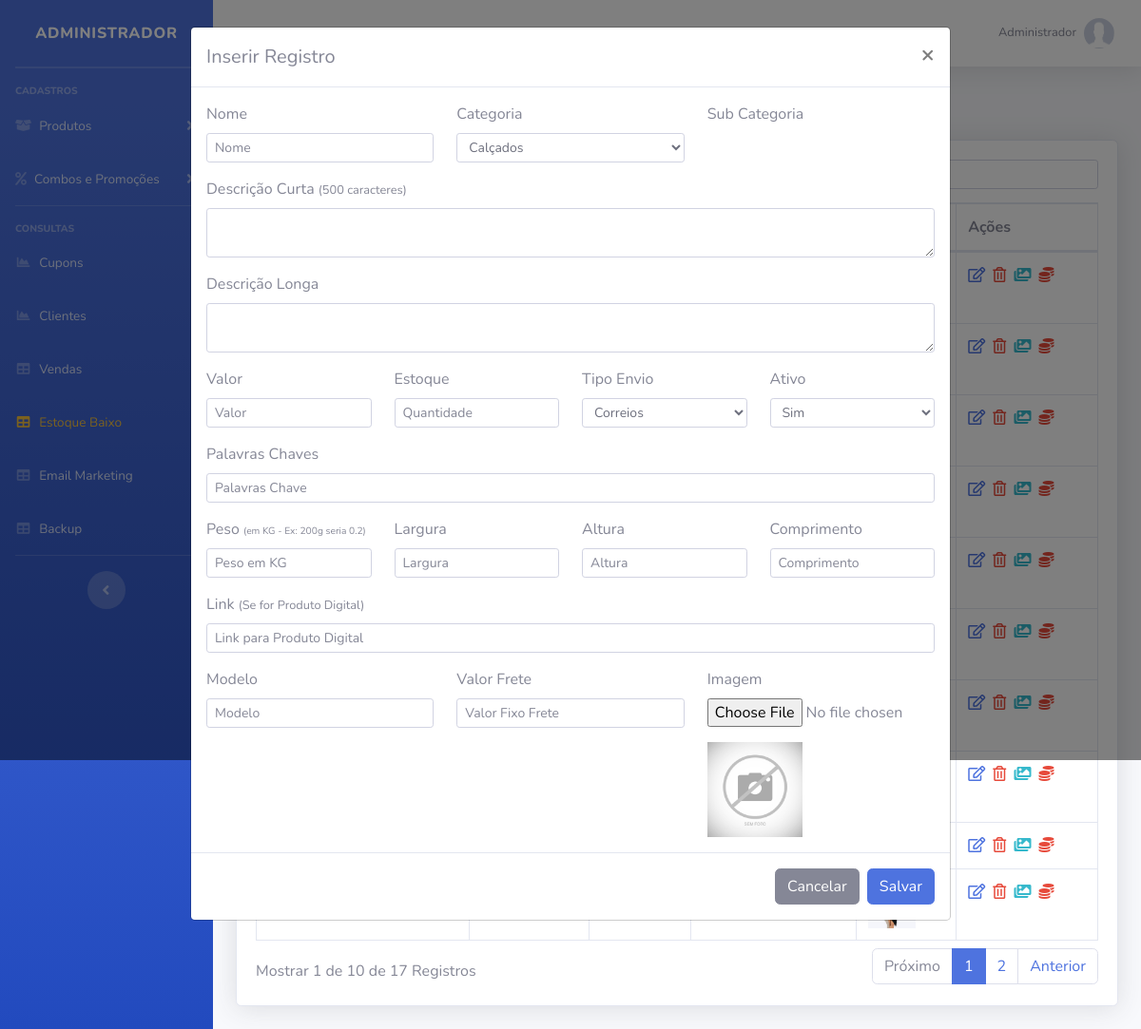
The app's page /sistema/painel-admin/index.php?pag=produtos&funcao=novo (signed in) with its own data.
### tables this page shows
CREATE TABLE `usuarios` (
  `id` int(11) NOT NULL AUTO_INCREMENT,
  `nome` varchar(50) NOT NULL,
  `cpf` varchar(20) NOT NULL,
  `email` varchar(50) NOT NULL,
  `senha` varchar(35) NOT NULL,
  `senha_crip` varchar(150) NOT NULL,
  `nivel` varchar(20) NOT NULL,
  PRIMARY KEY (`id`)
);

CREATE TABLE `produtos` (
  `id` int(11) NOT NULL AUTO_INCREMENT,
  `categoria` int(11) NOT NULL,
  `sub_categoria` int(11) NOT NULL,
  `nome` varchar(100) NOT NULL,
  `nome_url` varchar(100) NOT NULL,
  `descricao` varchar(1000) NOT NULL,
  `descricao_longa` text NOT NULL,
  `valor` decimal(10,2) NOT NULL,
  `imagem` varchar(100) NOT NULL,
  `estoque` int(11) NOT NULL,
  `tipo_envio` int(11) NOT NULL,
  `palavras` varchar(250) NOT NULL,
  `ativo` varchar(5) NOT NULL,
  `peso` double(8,2) DEFAULT NULL,
  `largura` double(8,2) DEFAULT NULL,
  `altura` double(8,2) DEFAULT NULL,
  `comprimento` double(8,2) DEFAULT NULL,
  `modelo` varchar(100) DEFAULT NULL,
  `valor_frete` decimal(8,2) DEFAULT NULL,
  `promocao` varchar(5) NOT NULL,
  PRIMARY KEY (`id`)
);

### sistema/painel-admin/produtos.php (the view, shortened to what the rows shown need)
<?php
$pag = "produtos";
require_once("../../conexao.php");
?>
<div class="card shadow mb-4">
  <div class="card-body">
    <div class="table-responsive">
      <table class="table table-bordered" id="dataTable" width="100%" cellspacing="0">
        <thead>
          <tr>
            <th>Nome</th>
            <th>Valor</th>
            <th>Estoque</th>
            <th>SubCategoria</th>
            <th>Imagem</th>
            <th>Ações</th>
          </tr>
        </thead>
        <tbody>
         <?php
         $query = $pdo->query("SELECT * FROM produtos order by id desc ");
         $res = $query->fetchAll(PDO::FETCH_ASSOC);
         for ($i=0; $i < count($res); $i++) {
          $valor = $res[$i]['valor'];
          $estoque = $res[$i]['estoque'];
          $sub_cat = $res[$i]['sub_categoria'];
          $imagem = $res[$i]['imagem'];
          $promocao = $res[$i]['promocao'];
          $id = $res[$i]['id'];
          $valor = number_format($valor, 2, ',', '.');
          $query2 = $pdo->query("SELECT * from sub_categorias where id = '$sub_cat' ");
          $res2 = $query2->fetchAll(PDO::FETCH_ASSOC);
          $nome_cat = $res2[0]['nome'];
          ?>
          <tr>
            <td>
              <a href="index.php?pag=<?php echo $pag ?>&funcao=carac&id=<?php echo $id ?>" class="text-info">
              </a>
            </td>
            <td>R$ <?php echo $valor ?></td>
            <td><?php echo $estoque ?></td>
            <td><?php echo $nome_cat ?></td>
            <td><img src="../../img/produtos/<?php echo $imagem ?>" width="50"></td>
            <td>
             <a href="index.php?pag=<?php echo $pag ?>&funcao=editar&id=<?php echo $id ?>" class='text-primary mr-1' title='Editar Dados'><i class='far fa-edit'></i></a>
             <a href="index.php?pag=<?php echo $pag ?>&funcao=excluir&id=<?php echo $id ?>" class='text-danger mr-1' title='Excluir Registro'><i class='far fa-trash-alt'></i></a>
             <a href="index.php?pag=<?php echo $pag ?>&funcao=imagens&id=<?php echo $id ?>" class='text-info mr-1' title='Inserir Imagens'><i class='fas fa-images'></i></a>
             <a href="index.php?pag=<?php echo $pag ?>&funcao=promocao&id=<?php echo $id ?>" class=' mr-1' title='Adicionar Promoção'>
              <?php if($promocao == 'Sim'){
                echo "<i class='fas fa-coins text-success'></i>";
              }else{
                echo "<i class='fas fa-coins text-danger'></i>";
              } ?>
            </a>
          </td>
        </tr>
      <?php } ?>
    </tbody>
  </table>
</div>
</div>
</div>

### sistema/painel-admin/index.php (shortened to what the rows shown need)
<?php
require_once("../../conexao.php");
$pag = @$_GET["pag"];
$menu1 = "produtos";
$menu2 = "categorias";
$menu3 = "sub-categorias";
$menu4 = "combos";
$menu5 = "promocoes";
$menu6 = "clientes";
$menu7 = "vendas";
$menu8 = "backup";
$menu9 = "tipo-envios";
$menu10 = "carac";
$menu11 = "alertas";
$menu12 = "cupons";
$menu13 = "estoque";
$res = $pdo->query("SELECT * FROM usuarios where id = '$_SESSION[id_usuario]'");
$dados = $res->fetchAll(PDO::FETCH_ASSOC);
$nome_usu = @$dados[0]['nome'];
?>
<!DOCTYPE html>
<html lang="en">
<head>
    <link href="../vendor/fontawesome-free/css/all.min.css" rel="stylesheet" type="text/css">
    <link href="../css/sb-admin-2.min.css" rel="stylesheet">
    <link href="../css/style.css" rel="stylesheet">
    <link href="../vendor/datatables/dataTables.bootstrap4.min.css" rel="stylesheet">
</head>
<body id="page-top">
    <div id="wrapper">
                    <div id="content-wrapper" class="d-flex flex-column">
                        <div id="content">
                            <nav class="navbar navbar-expand navbar-light bg-white topbar mb-4 static-top shadow">
                                <ul class="navbar-nav ml-auto">
                                    <li class="nav-item dropdown no-arrow">
                                        <a class="nav-link dropdown-toggle" href="#" id="userDropdown" role="button" data-toggle="dropdown" aria-haspopup="true" aria-expanded="false">
                                            <span class="mr-2 d-none d-lg-inline text-gray-600 small"><?php echo @$nome_usu ?></span>
                                            <img class="img-profile rounded-circle" src="../../img/sem-foto.jpg">
                                        </a>
                                    </li>
                                </ul>
                            </nav>
                            <div class="container-fluid">
                                <?php if ($pag == null) {
                                    include_once("home.php");
                                } else if ($pag==$menu1) {
                                    include_once($menu1.".php");
                                } else if ($pag==$menu2) {
                                    include_once($menu2.".php");
                                } else if ($pag==$menu3) {
                                    include_once($menu3.".php");
                                } else if ($pag==$menu4) {
                                    include_once($menu4.".php");
                                } else if ($pag==$menu5) {
                                    include_once($menu5.".php");
                                } else if ($pag==$menu6) {
                                    include_once($menu6.".php");
                                } else if ($pag==$menu7) {
                                    include_once($menu7.".php");
                                } else if ($pag==$menu8) {
                                    include_once($menu8.".php");
                                } else if ($pag==$menu9) {
                                    include_once($menu9.".php");
                                } else if ($pag==$menu10) {
                                    include_once($menu10.".php");
                                 } else if ($pag==$menu11) {
                                    include_once($menu11.".php");
                                } else if ($pag==$menu12) {
                                    include_once($menu12.".php");
                                } else if ($pag==$menu13) {
                                    include_once($menu13.".php");
                                } else {
                                    include_once("home.php");
                                }
                                ?>
                            </div>
                        </div>
                    </div>
                </div>
            </body>
            </html>

### records on screen
usuarios: nome "Administrador"
produtos: promocao "Não" (drawn)
produtos: promocao "Não" (drawn)
produtos: promocao "Não" (drawn)
produtos: promocao "Não" (drawn)
produtos: promocao "Não" (drawn)
produtos: promocao "Não" (drawn)
produtos: promocao "Não" (drawn)
produtos: promocao "Não" (drawn)
produtos: promocao "Não" (drawn)
produtos: promocao "Não" (drawn)

### other values on screen
$titulo "Inserir Registro"
form field categoria "Calçados"
form field tipo_envio "Correios"
